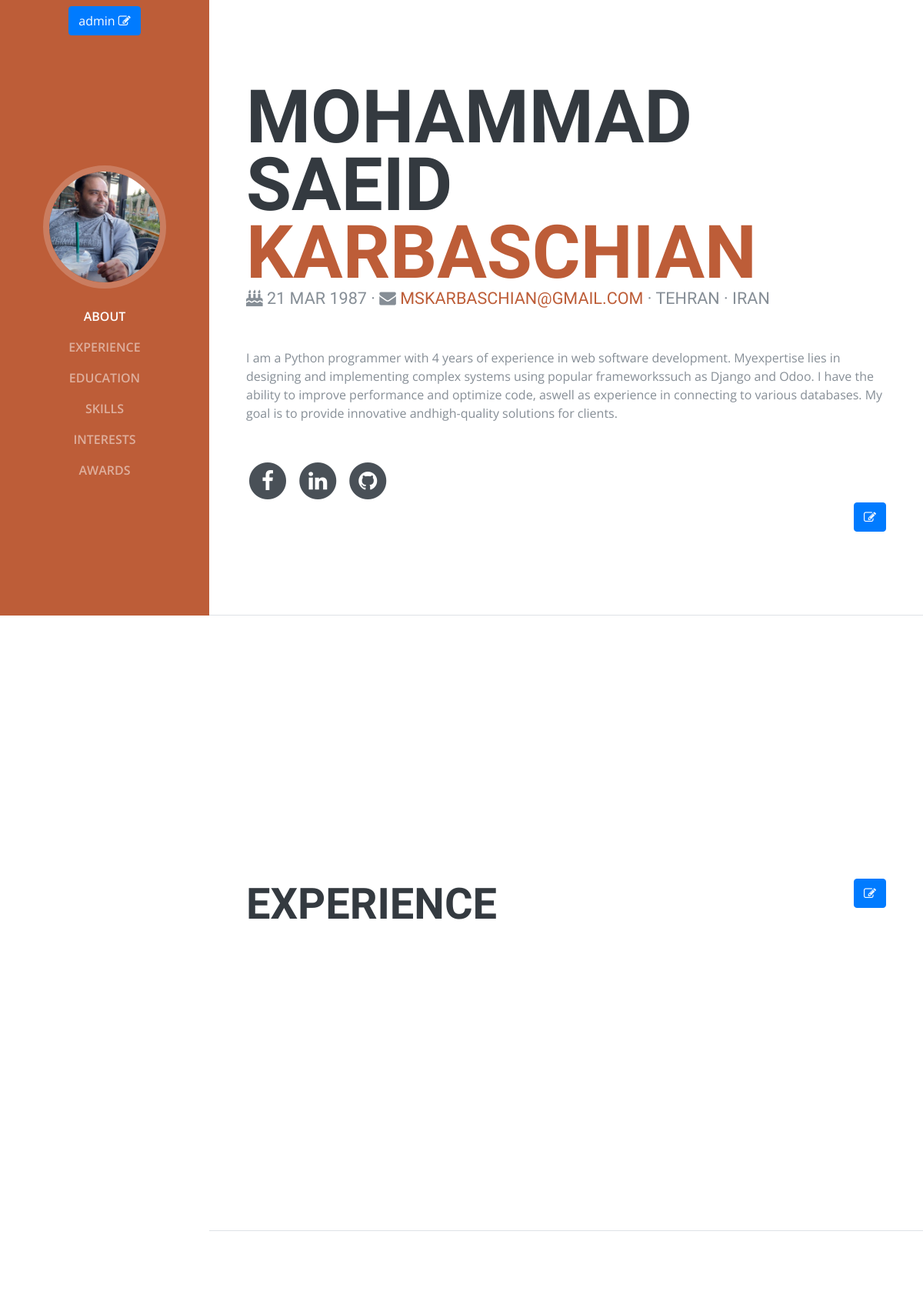
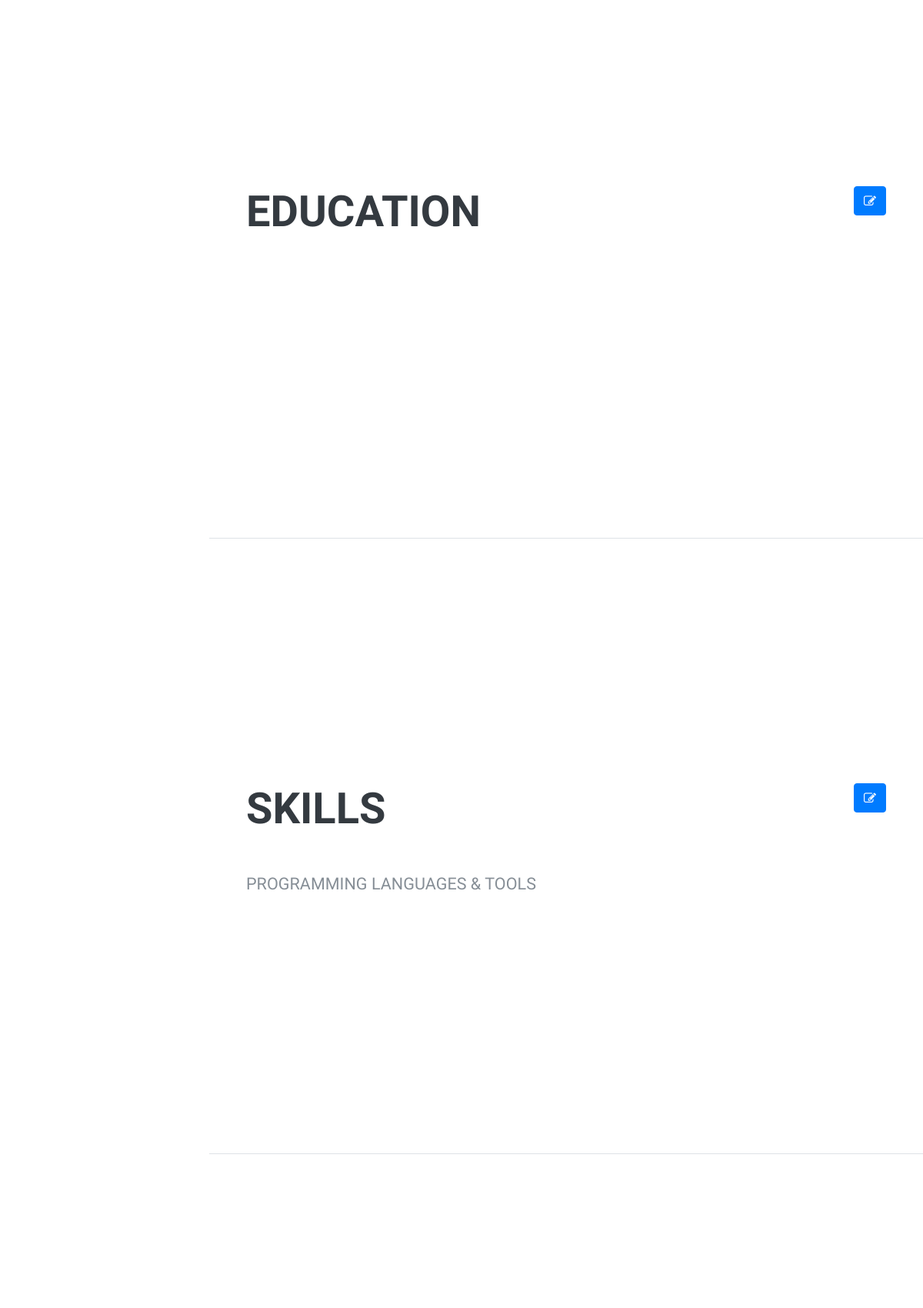
The app's page / (signed in, upper part) with its own data (2 pictures, top to bottom).
### Portfolio/models.py (models this page shows, shortened)
class Portfolio(models.Model):
    avatar = models.ImageField(upload_to='avatars/', blank=True, null=True)
    birth_date = models.DateField(_('Birth date'), blank=True, null=True, default=datetime.today)
    phone_number = models.CharField(_('Phone number'), max_length=20, blank=True, null=True)
    country = models.CharField(_('Province or country'), max_length=10, blank=True, null=True)
    city = models.CharField(_('City'), max_length=10, blank=True, null=True)
    postal_code = models.CharField(_('Postal code'), max_length=10, blank=True, null=True)
    street_address = models.CharField(_('Street address'), blank=True, null=True, max_length=50)
    professional_summary = models.TextField(_('Professional Summary'), blank=True, null=True)
    linkedin = models.URLField(_('LinkedIn'), blank=True, null=True)
    github = models.URLField(_('GitHub'), blank=True, null=True)
    twitter = models.URLField(_('Twitter'), blank=True, null=True)
    facebook = models.URLField(_('Facebook'), blank=True, null=True)
    interests = models.TextField(_('Interests'), blank=True, null=True)
    hide_sensitive = models.BooleanField(_('Hide Sensitive'), default=False)
    user = models.OneToOneField(User, on_delete=models.CASCADE)

### Portfolio/views.py (the view)
# urls.py: path('', PortfolioView.as_view(), name='home'),
class PortfolioView(TemplateView):
    model = Portfolio
    template_name = 'Portfolio/index.html'
    def get(self, request, *args, **kwargs):
        portfolio = get_object_or_404(Portfolio, user__username=kwargs.get('pk', 'admin'))
        context = {'portfolio': portfolio,
                   'about_form': AboutForm(instance=request.user.portfolio),
                   'profile_form': ProfileForm(instance=request.user),
                   'interest_form': InterestForm(instance=request.user.portfolio),
                   }
        return self.render_to_response(context)

### templates/Portfolio/index.html (shortened to what this page needs)
{% extends 'Portfolio/base.html' %}
{% block body %}
    <section class="resume-section p-3 p-lg-5 d-flex d-column" id="about">
        <div class="my-auto">
            <h1 class="mb-0">{{ portfolio.user.first_name }}
                <span class="text-primary">{{ portfolio.user.last_name }}</span>
            </h1>
            <div class="subheading mb-5"><i class="fa fa-birthday-cake"
                                            aria-hidden="true"></i> {{ portfolio.birth_date |date:"d M Y" }} ·
                <i class="fa fa-envelope" aria-hidden="true"></i> <a
                        href="mailto:name@email.com">{{ portfolio.user.email }}</a> ·
                    {{ portfolio.city }} · {{ portfolio.country }}
            </div>
            <p class="mb-5">{{ portfolio.professional_summary }}</p>
            <ul class="list-inline list-social-icons mb-0">
                {% if portfolio.facebook %}
                    <li class="list-inline-item">
                        <a href="{{ portfolio.facebook }}">
                <span class="fa-stack fa-lg">
                  <i class="fa fa-circle fa-stack-2x"></i>
                  <i class="fa fa-facebook fa-stack-1x fa-inverse"></i>
                </span>
                        </a>
                    </li>
                {% endif %}
                {% if portfolio.linkedin %}
                    <li class="list-inline-item">
                        <a href="{{ portfolio.linkedin }}">
                <span class="fa-stack fa-lg">
                  <i class="fa fa-circle fa-stack-2x"></i>
                  <i class="fa fa-linkedin fa-stack-1x fa-inverse"></i>
                </span>
                        </a>
                    </li>
                {% endif %}
                {% if portfolio.github %}
                    <li class="list-inline-item">
                        <a href="{{ portfolio.github }}">
                <span class="fa-stack fa-lg">
                  <i class="fa fa-circle fa-stack-2x"></i>
                  <i class="fa fa-github fa-stack-1x fa-inverse"></i>
                </span>
                        </a>
                    </li>
                {% endif %}
            </ul>
            {% if user.is_authenticated and  user.is_superuser %}
                <button type="button" class="btn btn-primary float-right" data-toggle="modal"
                        data-target=".about_me_modal">
                    <i class="fa fa-pencil-square-o" aria-hidden="true"></i>
                </button>
            {% endif %}
        </div>
    </section>
    {% include 'Portfolio/_experience.html' %}
    {% include 'Portfolio/_education.html' %}
    {% include 'Portfolio/_skills.html' %}
    <section class="resume-section p-3 p-lg-5 d-flex flex-column" id="interests">
    </section>
{% endblock body %}

### templates/Portfolio/base.html (shortened to what this page needs)
{% load static %}
<!DOCTYPE html>
<html lang="en">
<head>
    <link href="{% static 'vendor/bootstrap/css/bootstrap.min.css' %}" rel="stylesheet">
    <link href="{% static 'vendor/bootstrap/css/bootstrap.min.css' %}" rel="stylesheet">
    <link href="{% static 'vendor/font-awesome/css/font-awesome.min.css' %}" rel="stylesheet">
    <link href="{% static 'vendor/devicons/css/devicons.min.css' %}" rel="stylesheet">
    <link href="{% static 'vendor/simple-line-icons/css/simple-line-icons.css' %}" rel="stylesheet">
    <link href="{% static 'css/resume.min.css' %}" rel="stylesheet">
</head>
<body id="page-top">
{% block navbar %}
    <nav class="navbar navbar-expand-lg navbar-dark bg-primary fixed-top" id="sideNav">
        {% if user.is_authenticated and  user.is_superuser %}
            <button type="button" class="btn btn-primary" data-toggle="modal"
                    data-target=".profile_update_modal">
                {{ user.username }}
                <i class="fa fa-pencil-square-o" aria-hidden="true"></i>
            </button>
        {% endif %}
        <a class="navbar-brand js-scroll-trigger" href="#page-top">
        <span class="d-none d-lg-block">
            {% if portfolio.avatar %}
                <img class="img-fluid img-profile rounded-circle mx-auto mb-2" src="{{ portfolio.avatar.url }}"
                     alt="{{ portfolio.user.username }} Picture">
            {% endif %}
        </span>
        </a>
        <div class="collapse navbar-collapse" id="navbarSupportedContent">
            <ul class="navbar-nav">
                <li class="nav-item">
                    <a class="nav-link js-scroll-trigger" href="#about">About</a>
                </li>
                <li class="nav-item">
                    <a class="nav-link js-scroll-trigger" href="#experience">Experience</a>
                </li>
                <li class="nav-item">
                    <a class="nav-link js-scroll-trigger" href="#education">Education</a>
                </li>
                <li class="nav-item">
                    <a class="nav-link js-scroll-trigger" href="#skills">Skills</a>
                </li>
                <li class="nav-item">
                    <a class="nav-link js-scroll-trigger" href="#interests">Interests</a>
                </li>
                <li class="nav-item">
                    <a class="nav-link js-scroll-trigger" href="#awards">Awards</a>
                </li>
            </ul>
        </div>
    </nav>
{% endblock navbar %}
{% block body %}
{% endblock body %}
</body>
</html>

### templates/Portfolio/_experience.html (shortened to what this page needs)
<section class="resume-section p-3 p-lg-5 d-flex flex-column" id="experience">
    <div class="my-auto">
        {% if not is_update_page %}
            <a href="{% url 'experience' %}" class="btn btn-primary float-right">
                <i class="fa fa-pencil-square-o" aria-hidden="true"></i>
            </a>
        {% else %}
            <a href="{% url 'home' %}#experience" class="btn btn-primary">
                <i class="fa fa-arrow-left" aria-hidden="true"></i>
            </a>
            {% include 'Portfolio/_create_modal.html' %}
        {% endif %}
        <h2 class="mb-5">Experience</h2>
    </div>
</section>

### templates/Portfolio/_education.html (shortened to what this page needs)
<section class="resume-section p-3 p-lg-5 d-flex flex-column" id="education">
    <div class="my-auto">
        {% if not is_update_page %}
            <a href="{% url 'education' %}" class="btn btn-primary float-right">
                <i class="fa fa-pencil-square-o" aria-hidden="true"></i>
            </a>
        {% else %}
            <a href="{% url 'home' %}#education" class="btn btn-primary">
                <i class="fa fa-arrow-left" aria-hidden="true"></i>
            </a>
            {% include 'Portfolio/_create_modal.html' %}
        {% endif %}
        <h2 class="mb-5">Education</h2>
    </div>
</section>

### templates/Portfolio/_skills.html (shortened to what this page needs)
<section class="resume-section p-3 p-lg-5 d-flex flex-column" id="skills">
    <div class="my-auto">
        {% if not is_update_page %}
            <a href="{% url 'skill' %}" class="btn btn-primary float-right">
                <i class="fa fa-pencil-square-o" aria-hidden="true"></i>
            </a>
        {% else %}
            <a href="{% url 'home' %}#skills" class="btn btn-primary">
                <i class="fa fa-arrow-left" aria-hidden="true"></i>
            </a>
            {% include 'Portfolio/_create_modal.html' %}
        {% endif %}
        <h2 class="mb-5">Skills</h2>
        <div class="subheading mb-3">Programming Languages &amp; Tools</div>
    </div>
</section>

### records on screen
Portfolio: avatar (picture), user.first_name "MOHAMMAD SAEID", user.last_name "KARBASCHIAN", birth_date "21 MAR 1987", user.email "MSKARBASCHIAN@GMAIL.COM", city "TEHRAN", country "IRAN", professional_summary "I am a Python programmer with 4 years of experience in web software development. Myexpertise lies in designing and implementing complex systems using popular frameworkssuch as Django and Odoo. I have the ability to improve performance and optimize code, aswell as experience in connecting to various databases. My goal is to provide innovative andhigh-quality solutions for clients."

### other values on screen
{{ user.username }} "admin"
